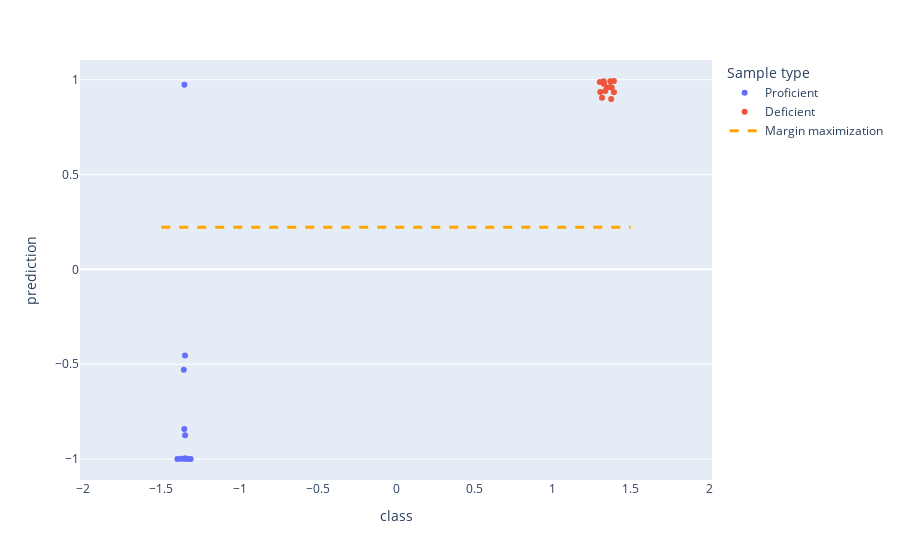
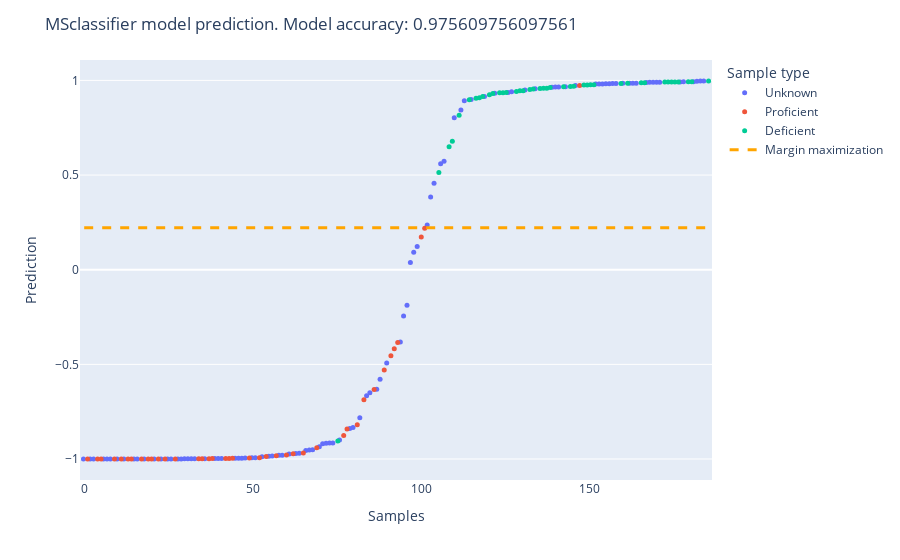

The notebook cell these images were saved under, in order:
### Markdown cell above
Then we use te trained regressor as the input of the **.model_fit()** mehtod. The next steps are as usual.

### Code cell
# We input use the fitted regressor
HGSOC.model_fit(regressor)
HGSOC.test_check()
HGSOC.model_predict()
HGSOC.plot.show()
print(HGSOC.confusion_matrix)

### Figure 1 — Plotly figure (JSON) as saved in the notebook; plotly's stock layout.template omitted (floating-point values rounded to 4 significant figures)
{"data": [{"alignmentgroup": "True", "boxpoints": "all", "customdata": [["AOCS_084"], ["AOCS_159"], ["SHGSOC081"], ["DO31150"], ["SHGSOC008"], ["AOCS_124"], ["SHGSOC010"], ["DO28952"], ["SHGSOC020"], ["SHGSOC057"], ["AOCS_078"], ["AOCS_077"]], "fillcolor": "rgba(255,255,255,0)", "hoverlabel": {"namelength": 0}, "hoveron": "points", "hovertemplate": "Sample type=Proficient<br>class=%{x}<br>prediction=%{y}<br>sample=%{customdata[0]}", "legendgroup": "Proficient", "line": {"color": "rgba(255,255,255,0)"}, "marker": {"color": "#636efa"}, "name": "Proficient", "offsetgroup": "Proficient", "orientation": "v", "pointpos": 0, "showlegend": true, "type": "box", "x": [-1, -1, -1, -1, -1, -1, -1, -1, -1, -1, -1, -1], "x0": " ", "xaxis": "x", "y": [-0.9978, -0.9969, -0.454, 0.9732, -0.9995, -0.9999, -0.8752, -0.9987, -0.8411, -0.9996, -0.5296, -0.9987], "y0": " ", "yaxis": "y"}, {"alignmentgroup": "True", "boxpoints": "all", "customdata": [["SHGSOC022"], ["DO28521"], ["SHGSOC072"], ["DO30220"], ["AOCS_095"], ["AOCS_104"], ["SHGSOC009"], ["AOCS_139"], ["AOCS_088"], ["AOCS_108"], ["AOCS_079"], ["AOCS_063"], ["AOCS_065"]], "fillcolor": "rgba(255,255,255,0)", "hoverlabel": {"namelength": 0}, "hoveron": "points", "hovertemplate": "Sample type=Deficient<br>class=%{x}<br>prediction=%{y}<br>sample=%{customdata[0]}", "legendgroup": "Deficient", "line": {"color": "rgba(255,255,255,0)"}, "marker": {"color": "#EF553B"}, "name": "Deficient", "offsetgroup": "Deficient", "orientation": "v", "pointpos": 0, "showlegend": true, "type": "box", "x": [1, 1, 1, 1, 1, 1, 1, 1, 1, 1, 1, 1, 1], "x0": " ", "xaxis": "x", "y": [0.9932, 0.9053, 0.9342, 0.9572, 0.988, 0.9582, 0.9914, 0.9913, 0.9347, 0.9622, 0.8979, 0.9771, 0.9409], "y0": " ", "yaxis": "y"}, {"line": {"color": "orange", "dash": "dash", "width": 3}, "mode": "lines", "name": "Margin maximization", "type": "scatter", "x": [-1.5, 1.5], "y": [0.222, 0.222]}], "layout": {"boxmode": "group", "legend": {"title": {"text": "Sample type"}, "tracegroupgap": 0}, "margin": {"t": 60}, "xaxis": {"anchor": "y", "domain": [0, 1], "title": {"text": "class"}}, "yaxis": {"anchor": "x", "domain": [0, 1], "title": {"text": "prediction"}}}}

### Figure 2 — Plotly figure (JSON) as saved in the notebook; plotly's stock layout.template omitted (floating-point values rounded to 4 significant figures)
{"data": [{"alignmentgroup": "True", "boxpoints": "all", "customdata": [["AOCS_111"], ["DO27978"], ["SHGSOC092"], ["SHGSOC075"], ["AOCS_076"], ["SHGSOC006"], ["DO29970"], ["AOCS_002"], ["AOCS_097"], ["AOCS_057"], ["SHGSOC037"], ["DO30650"], ["DO32646"], ["SHGSOC018"], ["SHGSOC025"], ["DO28763"], ["SHGSOC023"], ["AOCS_123"], ["DO29980"], ["AOCS_085"], ["SHGSOC002"], ["DO30060"], ["AOCS_157"], ["SHGSOC085"], ["AOCS_166"], ["DO31420"], ["AOCS_080"], ["AOCS_115"], ["DO28823"], ["DO29146"], ["SHGSOC027"], ["SHGSOC084"], ["AOCS_005"], ["DO28004"], ["SHGSOC054"], ["AOCS_133"], ["AOCS_061"], ["SHGSOC016"], ["AOCS_160"], ["AOCS_092"], ["SHGSOC098"], ["AOCS_083"], ["AOCS_096"], ["DO29760"], ["SHGSOC078"], ["AOCS_132"], ["AOCS_113"], ["AOCS_169"], ["SHGSOC043"], ["SHGSOC048"], ["DO31729"], ["AOCS_004"], ["AOCS_090"], ["SHGSOC044"], ["DO29850"], ["AOCS_075"], ["SHGSOC015"], ["DO28233"], ["AOCS_168"], ["DO28093"], ["SHGSOC074"], ["SHGSOC012"], ["SHGSOC095"], ["AOCS_164"], ["AOCS_055"], ["AOCS_116"], ["AOCS_056"], ["DO30090"], ["AOCS_112"], ["SHGSOC024"], ["AOCS_125"], ["SHGSOC031"], ["SHGSOC062"], ["AOCS_114"], ["AOCS_094"], ["SHGSOC032"], ["AOCS_128"], ["AOCS_126"], ["AOCS_144"], ["SHGSOC047"], ["AOCS_001"], ["SHGSOC055"], ["AOCS_064"], ["DO29398"], ["AOCS_148"], ["SHGSOC042"], ["DO30750"], ["AOCS_091"], ["AOCS_158"], ["AOCS_107"], ["DO32596"], ["DO28962"], ["SHGSOC063"], ["SHGSOC038"], ["SHGSOC058"], ["SHGSOC087"], ["SHGSOC102"], ["DO31769"], ["AOCS_106"], ["AOCS_093"], ["SHGSOC026"], ["SHGSOC077"], ["SHGSOC091"], ["SHGSOC086"]], "fillcolor": "rgba(255,255,255,0)", "hoverlabel": {"namelength": 0}, "hoveron": "points", "hovertemplate": "Sample type=Unknown<br>counter=%{x}<br>prediction=%{y}<br>sample=%{customdata[0]}", "legendgroup": "Unknown", "line": {"color": "rgba(255,255,255,0)"}, "marker": {"color": "#636efa", "size": 5}, "name": "Unknown", "offsetgroup": "Unknown", "orientation": "v", "pointpos": 0, "showlegend": true, "type": "box", "x": [0, 2, 3, 6, 7, 8, 10, 12, 15, 16, 18, 21, 23, 25, 26, 28, 29, 30, 31, 32, 33, 36, 39, 40, 41, 45, 46, 47, 48, 50, 51, 53, 55, 56, 58, 59, 61, 63, 64, 66, 67, 68, 70, 71, 72, 73, 74, 76, 79, 80, 82, 84, 85, 87, 88, 90, 94, 95, 96, 97, 98, 99, 102, 103, 104, 106, 107, 110, 112, 113, 115, 119, 122, 126, 127, 131, 134, 139, 140, 141, 143, 146, 152, 153, 154, 155, 156, 157, 158, 160, 162, 163, 164, 167, 168, 169, 170, 171, 177, 178, 181, 182, 183, 184], "x0": " ", "xaxis": "x", "y": [-0.9999, -0.9999, -0.9999, -0.9999, -0.9999, -0.9999, -0.9998, -0.9998, -0.9998, -0.9998, -0.9997, -0.9995, -0.9995, -0.9995, -0.9994, -0.9993, -0.9993, -0.9992, -0.9992, -0.999, -0.999, -0.9982, -0.9974, -0.9972, -0.997, -0.9961, -0.9957, -0.9954, -0.9946, -0.9938, -0.9936, -0.9882, -0.9855, -0.9842, -0.9807, -0.98, -0.9732, -0.9715, -0.9699, -0.955, -0.9519, -0.9515, -0.9352, -0.9192, -0.9168, -0.9158, -0.9152, -0.899, -0.8393, -0.8334, -0.7822, -0.6661, -0.6495, -0.6312, -0.5783, -0.4931, -0.3822, -0.245, -0.1879, 0.03868, 0.09168, 0.1225, 0.2365, 0.3836, 0.4563, 0.5596, 0.5725, 0.8026, 0.8434, 0.8929, 0.8986, 0.9151, 0.9323, 0.9367, 0.9395, 0.9496, 0.9565, 0.9634, 0.9646, 0.9658, 0.9665, 0.9727, 0.9811, 0.9812, 0.9814, 0.982, 0.9829, 0.983, 0.9838, 0.9843, 0.9853, 0.9853, 0.9856, 0.9883, 0.99, 0.9903, 0.9906, 0.9908, 0.992, 0.9925, 0.9933, 0.9953, 0.9964, 0.9964], "y0": " ", "yaxis": "y"}, {"alignmentgroup": "True", "boxpoints": "all", "customdata": [["DO29308"], ["DO28873"], ["DO29820"], ["AOCS_124"], ["DO28053"], ["DO28412"], ["DO31551"], ["AOCS_109"], ["SHGSOC057"], ["SHGSOC050"], ["AOCS_059"], ["SHGSOC008"], ["AOCS_162"], ["DO28952"], ["AOCS_077"], ["DO28289"], ["AOCS_084"], ["DO28024"], ["AOCS_159"], ["AOCS_060"], ["DO29940"], ["SHGSOC003"], ["AOCS_081"], ["AOCS_163"], ["SHGSOC045"], ["DO30550"], ["SHGSOC093"], ["SHGSOC019"], ["SHGSOC010"], ["SHGSOC020"], ["AOCS_161"], ["SHGSOC061"], ["SHGSOC017"], ["AOCS_078"], ["SHGSOC081"], ["AOCS_165"], ["AOCS_170"], ["SHGSOC101"], ["SHGSOC082"], ["DO31150"]], "fillcolor": "rgba(255,255,255,0)", "hoverlabel": {"namelength": 0}, "hoveron": "points", "hovertemplate": "Sample type=Proficient<br>counter=%{x}<br>prediction=%{y}<br>sample=%{customdata[0]}", "legendgroup": "Proficient", "line": {"color": "rgba(255,255,255,0)"}, "marker": {"color": "#EF553B", "size": 5}, "name": "Proficient", "offsetgroup": "Proficient", "orientation": "v", "pointpos": 0, "showlegend": true, "type": "box", "x": [1, 4, 5, 9, 11, 13, 14, 17, 19, 20, 22, 24, 27, 34, 35, 37, 38, 42, 43, 44, 49, 52, 54, 57, 60, 62, 65, 69, 77, 78, 81, 83, 86, 89, 91, 92, 93, 100, 101, 147], "x0": " ", "xaxis": "x", "y": [-0.9999, -0.9999, -0.9999, -0.9999, -0.9998, -0.9998, -0.9998, -0.9997, -0.9996, -0.9996, -0.9995, -0.9995, -0.9994, -0.9987, -0.9987, -0.9982, -0.9978, -0.9969, -0.9969, -0.9961, -0.994, -0.9929, -0.9861, -0.9824, -0.9782, -0.9724, -0.9688, -0.9408, -0.8752, -0.8411, -0.8197, -0.6865, -0.6333, -0.5296, -0.454, -0.4178, -0.3849, 0.173, 0.2188, 0.9732], "y0": " ", "yaxis": "y"}, {"alignmentgroup": "True", "boxpoints": "all", "customdata": [["SHGSOC051"], ["AOCS_105"], ["SHGSOC059"], ["DO32391"], ["DO28119"], ["AOCS_079"], ["DO28521"], ["AOCS_122"], ["SHGSOC001"], ["AOCS_147"], ["AOCS_146"], ["SHGSOC072"], ["AOCS_088"], ["AOCS_143"], ["AOCS_065"], ["DO32420"], ["AOCS_058"], ["AOCS_152"], ["AOCS_131"], ["DO30220"], ["AOCS_104"], ["SHGSOC007"], ["AOCS_108"], ["AOCS_171"], ["AOCS_130"], ["DO31869"], ["DO30340"], ["AOCS_149"], ["AOCS_063"], ["AOCS_086"], ["AOCS_145"], ["DO30970"], ["AOCS_034"], ["AOCS_095"], ["DO32237"], ["AOCS_139"], ["SHGSOC009"], ["DO28089"], ["DO28273"], ["SHGSOC022"], ["AOCS_153"], ["SHGSOC100"]], "fillcolor": "rgba(255,255,255,0)", "hoverlabel": {"namelength": 0}, "hoveron": "points", "hovertemplate": "Sample type=Deficient<br>counter=%{x}<br>prediction=%{y}<br>sample=%{customdata[0]}", "legendgroup": "Deficient", "line": {"color": "rgba(255,255,255,0)"}, "marker": {"color": "#00cc96", "size": 5}, "name": "Deficient", "offsetgroup": "Deficient", "orientation": "v", "pointpos": 0, "showlegend": true, "type": "box", "x": [75, 105, 108, 109, 111, 114, 116, 117, 118, 120, 121, 123, 124, 125, 128, 129, 130, 132, 133, 135, 136, 137, 138, 142, 144, 145, 148, 149, 150, 151, 159, 161, 165, 166, 172, 173, 174, 175, 176, 179, 180, 185], "x0": " ", "xaxis": "x", "y": [-0.9055, 0.5136, 0.6499, 0.679, 0.816, 0.8979, 0.9053, 0.9085, 0.9149, 0.9242, 0.9311, 0.9342, 0.9347, 0.9364, 0.9409, 0.945, 0.9456, 0.9516, 0.9552, 0.9572, 0.9582, 0.9587, 0.9622, 0.966, 0.9683, 0.9692, 0.9754, 0.9759, 0.9771, 0.9775, 0.984, 0.985, 0.9879, 0.988, 0.9909, 0.9913, 0.9914, 0.9916, 0.9918, 0.9932, 0.9933, 0.9968], "y0": " ", "yaxis": "y"}, {"line": {"color": "orange", "dash": "dash", "width": 3}, "mode": "lines", "name": "Margin maximization", "type": "scatter", "x": [0, 185], "y": [0.222, 0.222]}], "layout": {"boxmode": "group", "legend": {"title": {"text": "Sample type"}, "tracegroupgap": 0}, "margin": {"t": 60}, "title": {"text": "MSclassifier model prediction. Model accuracy: 0.975609756097561"}, "xaxis": {"anchor": "y", "domain": [0, 1], "title": {"text": "Samples"}}, "yaxis": {"anchor": "x", "domain": [0, 1], "title": {"text": "Prediction"}}}}
